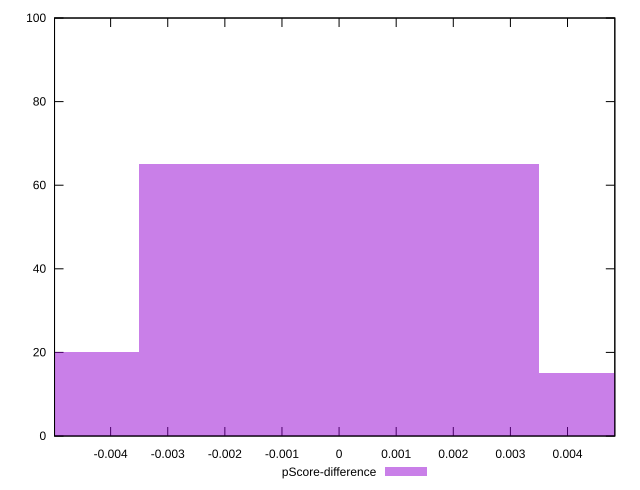

The gnuplot source for this figure:
reset

$pScoreDifference <<EOF
0 65
-0.0070078740980481415 20
0.0070078740980481415 15
EOF

set key outside below
set boxwidth 0.0070078740980481415
set xrange [-0.004982201082639207:0.004828310242627462]
set yrange [0:100]
set trange [0:100]
set style fill transparent solid 0.5 noborder
set terminal svg size 640, 490 enhanced background rgb 'white'
set output "report_00015_2021-02-09T16-11-33.973Z/largest-contentful-paint/samples/pages+cached+noadtech+nomedia/pScore-difference/histogram.svg"

plot $pScoreDifference title "pScore-difference" with boxes

reset
